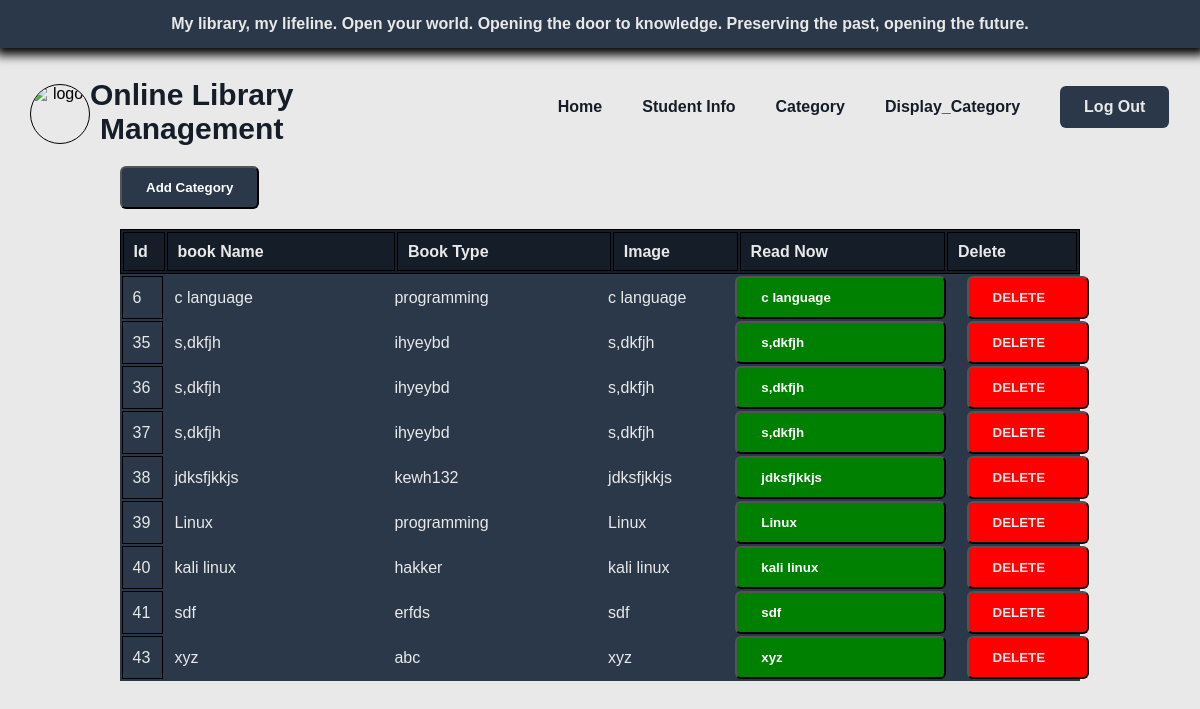
The page /admin/display_cat.php on the database its author committed.
### tables this page shows
CREATE TABLE `category` (
  `id` int(11) NOT NULL,
  `bnm` varchar(100) NOT NULL,
  `btype` varchar(100) NOT NULL,
  `bimg` text NOT NULL,
  `book` text NOT NULL
);

### admin/display_cat.php (the view, shortened to what this page needs)
<!DOCTYPE html>
<html lang="en">
<head>
    <link rel="stylesheet" href="admin.css">
</head>
<body>
    <?php
    include "admin-header.php";
    ?>
    <div class="add_c">
        <button class="primary-button hover-link">
            <a href="category.php" style="color: white;">Add Category</a>
        </button>
    </div>
    <div>
        <table class="tbl-full">
            <tr>
                <th>Id</th>
                <th>book Name</th>
                <th>Book Type</th>
                <th>Image</th>
                <th>Read Now</th>
                <th>Delete</th>
            </tr>
        </table>
    </div>
    <?php
    $con = mysqli_connect("localhost", "root", "", "library_management");
    $m = mysqli_query($con, "SELECT * FROM `category`");
    ?>
    <div>
        <table class="tbl-fully">
            <?php
            while ($r = mysqli_fetch_array($m)) {
            ?>
                <div>
                    <tr>
                        <td class="td1"><?php echo $r['id'] ?></td>
                        <td class="td2">
                            <?php echo $r['bnm'] ?>
                        </td>
                        <td class="td3"><?php echo $r['btype'] ?></td>
                        <td class="td4"><a href="<?php echo "../Image/" . $r['bimg']; ?>" class="category"><?php echo $r['bnm']; ?></a></td>
                        <td class="td5">
                            <button class="btn hover-link">
                                <a href="<?php echo "../Image/" . $r['book']; ?>" style="color: white;" target="_blank"><?php echo $r['bnm']; ?></a>
                            </button>
                        </td>
                        <td class="td6">
                            <button class="btn1 hover-link">DELETE</button>
                        </td>
                    </tr>
                </div>
            <?php
            }
            ?>
        </table>
    </div>
</body>
</html>

### admin/admin.css (style rules this page uses)
* { margin: 0; padding: 0; box-sizing: border-box; }
:root { --color-primary: #0073ff; --color-white: #e9e9e9; --color-black: #141d28; --color-black-1: #2a3849; --color-gray: #212b38; --padding-inline-section: 20px; }
body { font-family: sans-serif; background-color: var(--color-white); }
a { text-decoration: none; display: inline-block; }
.hover-link { color: var(--color-black); font-weight: 600; transition: 0.3s ease-out; }
.primary-button { background-color: var(--color-black-1); border-radius: 6px; font-weight: 700; color: var(--color-white); padding: 12px 24px; box-sizing: 0 0 2px var(--color-white); transition: 0.3s ease-out; }
.nav-links1 h4,a { justify-content: end; gap: 40px; }
.tbl-full { width: 80%; margin-left: 10%; margin-right: 10%; margin-top: 20px; border: 1px solid black; background-color: var(--color-black); color: var(--color-white); }
.tbl-full tr th { border: 1px solid black; }
.tbl-fully { width: 80%; margin-left: 10%; margin-right: 10%; background-color: var(--color-black-1); color: var(--color-white); }
.tbl-fully tr td { padding-left: 1%; }
.td1 { border: 1px solid black; width: 47px; box-sizing: border-box; }
.td2 { width: 261px; box-sizing: border-box; }
.td3 { width: 245px; box-sizing: border-box; }
.td4 { width: 142px; box-sizing: border-box; }
.td5 { width: 235px; box-sizing: border-box; }
.td6 { box-sizing: border-box; }
table tr th { padding: 1%; text-align: left; }
.category { color: var(--color-white); text-decoration: none; }
.btn { background-color: green; border-radius: 6px; font-weight: 700; color: var(--color-white); padding: 12px 24px; width:181px; text-align: left; padding-right: 1%; box-sizing: 0 0 2px var(--color-white); transition: 0.3s ease-out; }
.btn1 { background-color: red; border-radius: 6px; font-weight: 700; color: var(--color-white); padding: 12px 24px; width: 93px; text-align: left; padding-right: 1%; box-sizing: 0 0 2px var(--color-white); transition: 0.3s ease-out; }
.add_c { margin-top: 20px; margin-left: 10%; }

### rows shown on the page
category: id "6", bnm "c language", btype "programming"
category: id "35", bnm "s,dkfjh", btype "ihyeybd"
category: id "36", bnm "s,dkfjh", btype "ihyeybd"
category: id "37", bnm "s,dkfjh", btype "ihyeybd"
category: id "38", bnm "jdksfjkkjs", btype "kewh132"
category: id "39", bnm "Linux", btype "programming"
category: id "40", bnm "kali linux", btype "hakker"
category: id "41", bnm "sdf", btype "erfds"
category: id "43", bnm "xyz", btype "abc"
